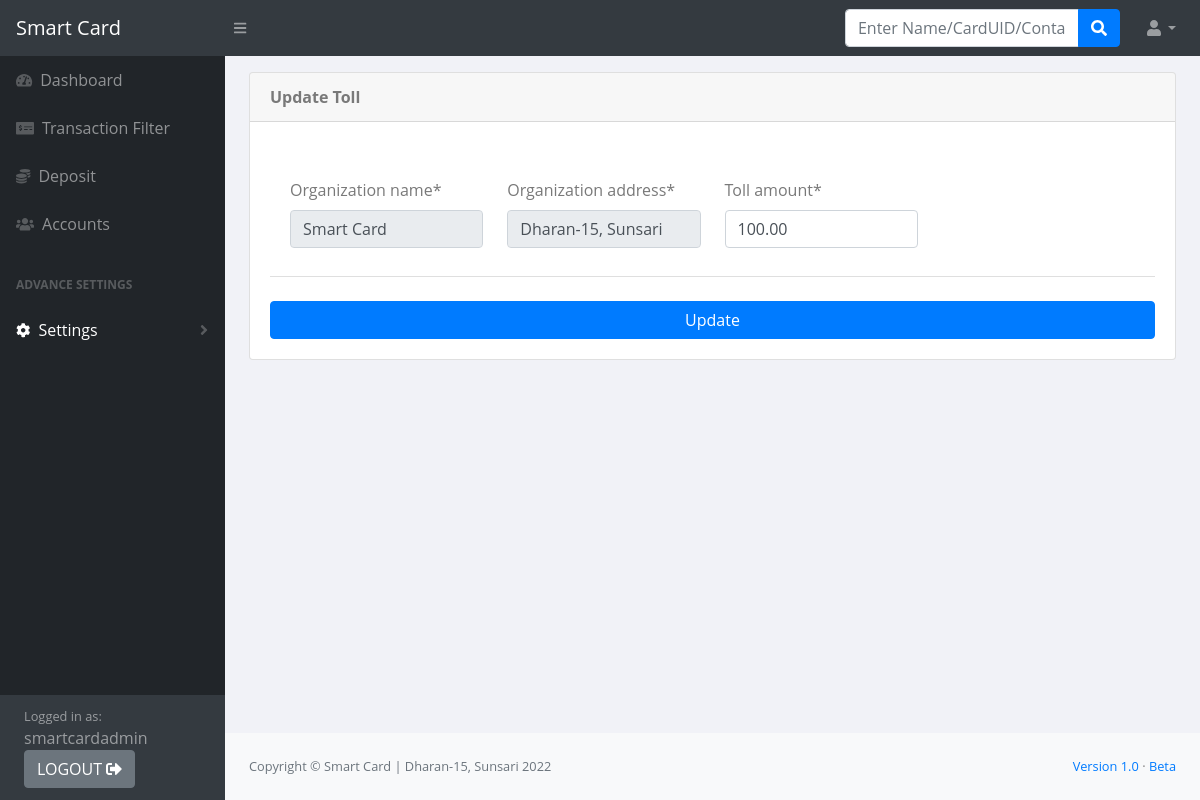
Screenshot of /settings/update-toll (signed in) with the database file from the repository.
### account/models.py (models this page shows)
class Settings(models.Model):
    organization_name = models.CharField(max_length=200)
    organization_address = models.CharField(max_length=200)
    toll_amount = models.DecimalField(max_digits=10,decimal_places=2,default=0)

### account/views.py (the view)
# urls.py: path('settings/update-toll',views.update_toll,name='update-toll'),
@login_required(login_url='account:admin-login')
def update_toll(request):
    settings_object,created = Settings.objects.get_or_create(id=1,defaults={'organization_name':'SMART CARD NEPAL','organization_address':'Dharan,Sunsari','toll_amount':100})
    settings_form = UpdateTollForm(instance= settings_object)
    if request.method == 'POST':
        settings_form = UpdateTollForm(request.POST,instance=settings_object)
        if settings_form.is_valid():
            settings_form.save()
            messages.success(request,'Toll Updated Successfully')
            return redirect('account:index')
    context = {
        'settings_page':True,
        'form_title':'Update Toll',
        'form_button':'Update',
        'form':settings_form
    }
    return render(request,'dashboard/settings.html',context)

### account/forms.py
class UpdateTollForm(forms.ModelForm):
    class Meta:
        model = Settings
        fields = '__all__'
    def __init__(self, *args, **kwargs):
        super(UpdateTollForm, self).__init__(*args, **kwargs)
        self.fields['organization_name'].disabled= True
        self.fields['organization_address'].disabled = True

### account/context_processors.py (called while the page is built)
def get_context(request):
    settings_object,created = Settings.objects.get_or_create(id=1,defaults={'organization_name':'SMART CARD NEPAL','organization_address':'Dharan,Sunsari','toll_amount':100})
    context = {
        'settings':settings_object
    }
    return context

### account/templates/dashboard/settings.html (shortened to what this page needs)
{% extends 'base.html'%}
{% load crispy_forms_tags %}
{%block content%}
  <div class="card card-acent-primary">
    <div class="card-header "> <strong>{{form_title}}</strong> </div>
    <div class="card-body">
      <form  method='POST'>
        <br>
        <ul class="list-group list-group-flush">
            <li class="list-group-item">
                <div class="row">
                    {%for form_fields in form%}
                    <div class="col-lg-3">
                      {{form_fields | as_crispy_field}}
                    </div>
                    {%endfor%}
                  </div>
            </li>
        <br>
        <button type='submit' class="btn btn-primary">{{form_button}}</button>
      </form>
    </div>
  </div>
{%endblock%}

### templates/base.html (shortened to what this page needs)
{% load static %}
<!DOCTYPE html>
<html lang="en">
    <head>
        <link href="{% static 'dashboard/css/styles.css' %}" rel="stylesheet" />
        <link rel="stylesheet" href="{% static 'dashboard/css/customcss.css' %}">
    </head>
    <body class="sb-nav-fixed">
        <nav class="sb-topnav navbar navbar-expand navbar-dark bg-dark">
            <a class="navbar-brand" href="{% url 'account:index' %}">{{settings.organization_name}}<br></a>
            <button class="btn btn-link btn-sm order-1 order-lg-0" id="sidebarToggle" href="#"><i class="fas fa-bars"></i></button>
            <form action='{% url 'account:search-account' %}' class=" d-md-inline-block form-inline ml-auto mr-0 mr-md-3 my-2 my-md-0">
                <div class="input-group">
                    <input class="form-control" name='query' type="text" placeholder="Enter Name/CardUID/Contact" {%if index_page %}autofocus{%endif%} aria-label="Search" aria-describedby="basic-addon2" />
                    <div class="input-group-append">
                        <button class="btn btn-primary" type="submit"><i class="fas fa-search"></i></button>
                    </div>
                </div>
            </form>
            <ul class="navbar-nav ml-auto ml-md-0">
                <li class="nav-item dropdown">
                    <a class="nav-link dropdown-toggle" id="userDropdown" href="#" role="button" data-toggle="dropdown" aria-haspopup="true" aria-expanded="false"><i class="fas fa-user fa-fw"></i></a>
                </li>
            </ul>
        </nav>
        <div id="layoutSidenav">
            <div id="layoutSidenav_nav">
                <nav class="sb-sidenav accordion sb-sidenav-dark" id="sidenavAccordion">
                    <div class="sb-sidenav-menu">
                        <div class="nav">
                            <a class="nav-link {%if index_page %} active {%endif%}" href="{% url 'account:index' %}">
                                <div class="sb-nav-link-icon"><i class="fas fa-tachometer-alt "></i></div>
                                Dashboard
                            </a>
                            <a class="nav-link {%if transaction_page %} active {%endif%}" href="{% url 'account:transaction-filter' %}?date_range=today">
                                <div class="sb-nav-link-icon"><i class="fas fa-money-check-alt "></i></div>
                                Transaction Filter
                            </a>
                            <a class="nav-link {%if deposit_page %} active {%endif%}" href="{% url 'account:help-deposit' %}">
                                <div class="sb-nav-link-icon"><i class="fas fa-coins "></i></div>
                                Deposit
                            </a>
                            <a class="nav-link {%if account_page %} active {%endif%}" href="{% url 'account:account-filter' %}">
                                <div class="sb-nav-link-icon"><i class="fas fa-users "></i></div>
                                Accounts
                            </a>
                            <div class="sb-sidenav-menu-heading">Advance Settings</div>
                            <a class="nav-link collapsed {%if settings_page %} active {%endif%}" href="#" data-toggle="collapse" data-target="#collapseLayouts" aria-expanded="false" aria-controls="collapseLayouts">
                                <div class="sb-nav-link-icon"><i class="fas fa-cog"></i></div>
                                Settings
                                <div class="sb-sidenav-collapse-arrow"><i class="fas fa-angle-down"></i></div>
                            </a>
                        </div>
                    </div>
                    <div class="sb-sidenav-footer">
                        <div class="col">
                            <div class="small">Logged in as:</div>
                        {{request.user}}
                        <div>
                            <a class='btn btn-secondary' href="{% url 'account:admin-logout' %}">LOGOUT <i class="fas fa-sign-out-alt"></i></a>
                        </div>
                        </div>
                    </div>
                </nav>
            </div>
            <div id="layoutSidenav_content">
                <main>
                    <div class="container-fluid">
                        {%block content%}
                        {%endblock%}
                   </div>
                </main>
                <footer class="py-4 bg-light mt-auto">
                    <div class="container-fluid">
                        <div class="d-flex align-items-center justify-content-between small">
                            <div class="text-muted">Copyright &copy; {{settings.organization_name}} | {{settings.organization_address}} 2022</div>
                            <div>
                                <a href="#">Version 1.0</a>
                                &middot;
                                <a href="#">Beta</a>
                            </div>
                        </div>
                    </div>
                </footer>
            </div>
        </div>
    </body>
</html>

### static/dashboard/css/customcss.css (style rules this page uses)
body { color: #797979; background: #f1f2f7; font-family: 'Open Sans', sans-serif; padding: 0px !important; margin: 0px !important; text-rendering: optimizeLegibility; -webkit-font-smoothing: antialiased; -moz-font-smoothing: antialiased; }

### rows the page displays
Settings: organization_name "Smart Card", organization_name "Smart Card" "Dharan-15, Sunsari" "100.00", organization_address "Dharan-15, Sunsari"

### other values shown
{{ request.user }} "smartcardadmin"
